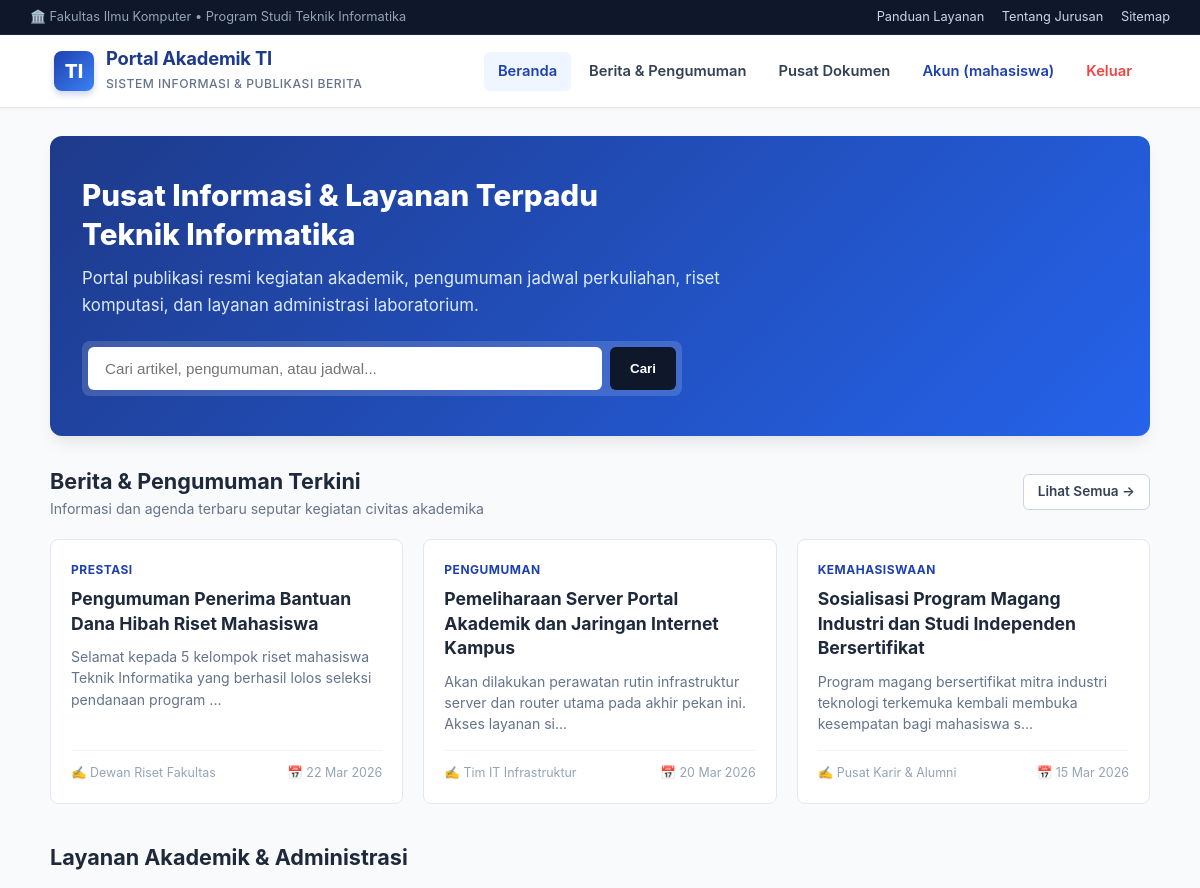
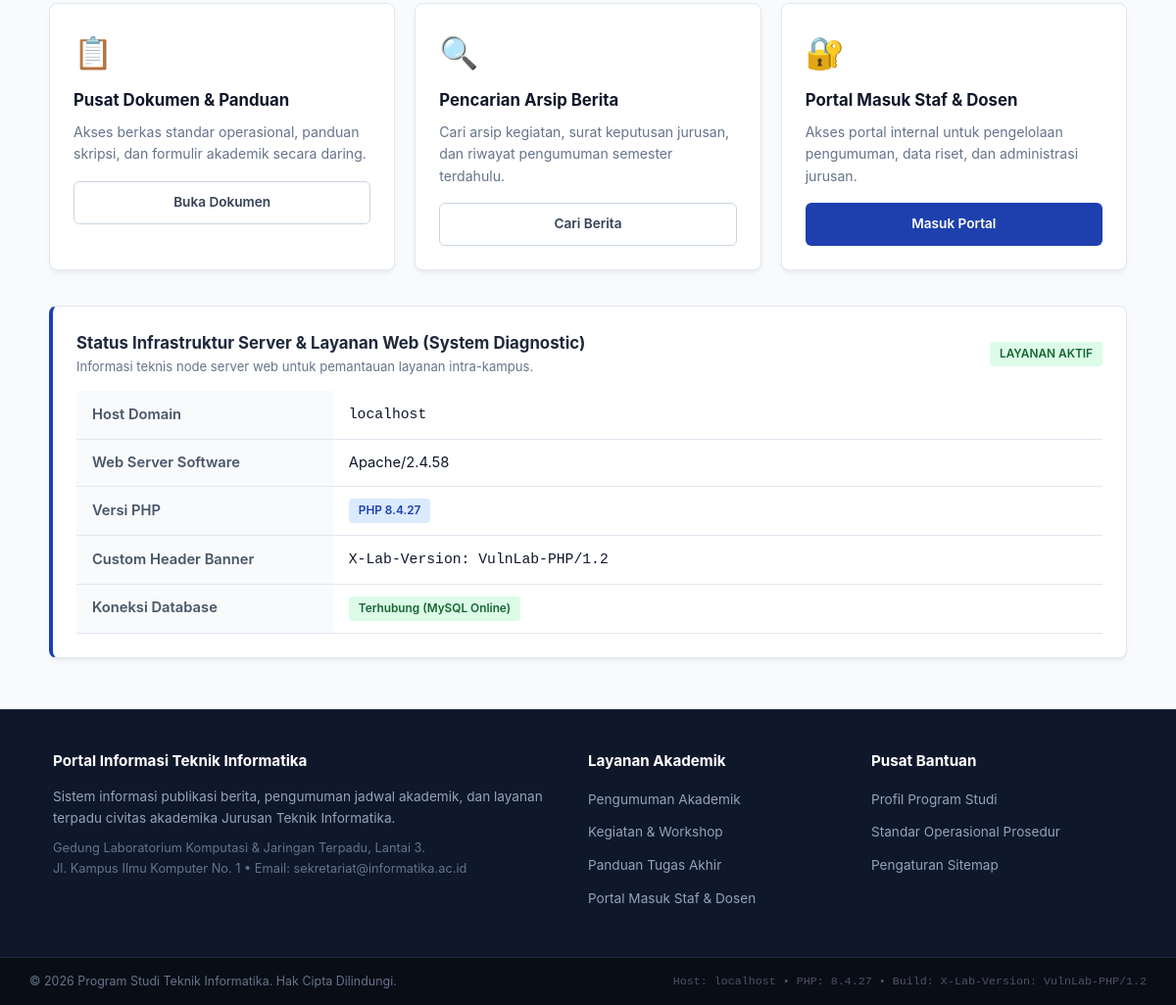
/ (signed in), run on the app's committed database (2 pictures, top to bottom).
### tables this page shows
CREATE TABLE IF NOT EXISTS `posts` (
  `id` int(11) NOT NULL AUTO_INCREMENT,
  `title` varchar(255) NOT NULL,
  `category` varchar(100) NOT NULL,
  `content` text NOT NULL,
  `author` varchar(100) NOT NULL,
  `created_at` datetime NOT NULL DEFAULT CURRENT_TIMESTAMP,
  PRIMARY KEY (`id`)
);

### config.php (called while the page is built, shortened)
<?php
$db_host = "sql309.infinityfree.com";
$db_user = "if0_43275167";
$db_pass = "dvF8Yzj0QkT5jp";
$db_name = "if0_43275167_vulnlab";
try {
    $conn = @mysqli_connect($db_host, $db_user, $db_pass, $db_name);
    if ($conn) {
        $db_connected = true;
    } else {
        $db_connected = false;
        $db_error_message = mysqli_connect_error();
    }
} catch (Exception $e) {
    $db_connected = false;
    $db_error_message = $e->getMessage();
}
?>

### index.php (the view, shortened to what this page needs)
<?php
require_once __DIR__ . '/header.php';
$recent_posts = [];
if ($db_connected) {
    $res = @mysqli_query($conn, "SELECT id, title, category, content, author, created_at FROM posts ORDER BY id DESC LIMIT 3");
    if ($res) {
        while ($row = mysqli_fetch_assoc($res)) {
            $recent_posts[] = $row;
        }
    }
}
?>
<div class="container">
    <section class="hero-banner">
        <h2>Pusat Informasi & Layanan Terpadu<br>Teknik Informatika</h2>
        <p>
            Portal publikasi resmi kegiatan akademik, pengumuman jadwal perkuliahan, riset komputasi, dan layanan administrasi laboratorium.
        </p>
        <form action="search.php" method="GET" class="hero-search-box">
            <input type="text" name="q" class="hero-search-input" placeholder="Cari artikel, pengumuman, atau jadwal...">
            <button type="submit" class="btn-search">Cari</button>
        </form>
    </section>
    <section style="margin-bottom: 36px;">
        <div style="display: flex; justify-content: space-between; align-items: center; margin-bottom: 18px;">
            <div>
                <h3 style="font-size: 1.35rem; font-weight: 700; color: #1e293b;">Berita & Pengumuman Terkini</h3>
                <p style="color: var(--text-muted); font-size: 0.88rem;">Informasi dan agenda terbaru seputar kegiatan civitas akademika</p>
            </div>
            <a href="search.php" class="btn btn-outline" style="font-size: 0.85rem; padding: 6px 14px;">Lihat Semua &rarr;</a>
        </div>
        <?php if (!empty($recent_posts)): ?>
            <div class="grid-3">
                <?php foreach ($recent_posts as $post): ?>
                    <article class="news-card">
                        <div class="news-card-body">
                            <span class="news-category"><?= htmlspecialchars($post['category']); ?></span>
                            <h4 class="news-title"><?= htmlspecialchars($post['title']); ?></h4>
                            <p class="news-snippet">
                                <?= htmlspecialchars(mb_strimwidth($post['content'], 0, 110, "...")); ?>
                            </p>
                            <div class="news-meta">
                                <span>✍️ <?= htmlspecialchars($post['author']); ?></span>
                                <span>📅 <?= date('d M Y', strtotime($post['created_at'])); ?></span>
                            </div>
                        </div>
                    </article>
                <?php endforeach; ?>
            </div>
        <?php else: ?>
            <div class="alert alert-info">
                Belum ada artikel yang dimuat. Hubungkan database untuk melihat berita terbaru.
            </div>
        <?php endif; ?>
    </section>
    <section style="margin-bottom: 36px;">
        <h3 style="font-size: 1.35rem; font-weight: 700; color: #1e293b; margin-bottom: 16px;">Layanan Akademik & Administrasi</h3>
        <div class="grid-3">
            <div class="card" style="margin-bottom: 0;">
                <div style="font-size: 2rem; margin-bottom: 10px;">📋</div>
                <h4 style="font-size: 1.05rem; font-weight: 700; margin-bottom: 8px;">Pusat Dokumen & Panduan</h4>
                <p style="color: var(--text-muted); font-size: 0.88rem; margin-bottom: 16px;">
                    Akses berkas standar operasional, panduan skripsi, dan formulir akademik secara daring.
                </p>
                <a href="view.php?page=panduan_layanan.txt" class="btn btn-outline" style="font-size: 0.85rem; width: 100%;">Buka Dokumen</a>
            </div>
            <div class="card" style="margin-bottom: 0;">
                <div style="font-size: 2rem; margin-bottom: 10px;">🔍</div>
                <h4 style="font-size: 1.05rem; font-weight: 700; margin-bottom: 8px;">Pencarian Arsip Berita</h4>
                <p style="color: var(--text-muted); font-size: 0.88rem; margin-bottom: 16px;">
                    Cari arsip kegiatan, surat keputusan jurusan, dan riwayat pengumuman semester terdahulu.
                </p>
                <a href="search.php" class="btn btn-outline" style="font-size: 0.85rem; width: 100%;">Cari Berita</a>
            </div>
            <div class="card" style="margin-bottom: 0;">
                <div style="font-size: 2rem; margin-bottom: 10px;">🔐</div>
                <h4 style="font-size: 1.05rem; font-weight: 700; margin-bottom: 8px;">Portal Masuk Staf & Dosen</h4>
                <p style="color: var(--text-muted); font-size: 0.88rem; margin-bottom: 16px;">
                    Akses portal internal untuk pengelolaan pengumuman, data riset, dan administrasi jurusan.
                </p>
                <a href="login.php" class="btn btn-primary" style="font-size: 0.85rem; width: 100%;">Masuk Portal</a>
            </div>
        </div>
    </section>
    <section class="card" style="background: #ffffff; border-left: 4px solid var(--primary);">
        <div class="card-header" style="border-bottom: none; margin-bottom: 0; padding-bottom: 0;">
            <div>
                <h4 style="font-size: 1.05rem; font-weight: 700; color: #1e293b;">
                    Status Infrastruktur Server & Layanan Web (System Diagnostic)
                </h4>
                <p style="color: var(--text-muted); font-size: 0.82rem;">
                    Informasi teknis node server web untuk pemantauan layanan intra-kampus.
                </p>
            </div>
            <span class="badge badge-green">LAYANAN AKTIF</span>
        </div>
        <div class="table-responsive" style="margin-top: 14px;">
            <table>
                <tbody>
                    <tr>
                        <th style="width: 25%;">Host Domain</th>
                        <td><code><?= htmlspecialchars($_SERVER['HTTP_HOST'] ?? 'localhost'); ?></code></td>
                    </tr>
                    <tr>
                        <th>Web Server Software</th>
                        <td><?= htmlspecialchars($_SERVER['SERVER_SOFTWARE'] ?? 'Apache / LiteSpeed'); ?></td>
                    </tr>
                    <tr>
                        <th>Versi PHP</th>
                        <td><span class="badge badge-blue">PHP <?= htmlspecialchars(phpversion()); ?></span></td>
                    </tr>
                    <tr>
                        <th>Custom Header Banner</th>
                        <td><code>X-Lab-Version: VulnLab-PHP/1.2</code></td>
                    </tr>
                    <tr>
                        <th>Koneksi Database</th>
                        <td>
                            <?php if ($db_connected): ?>
                                <span class="badge badge-green">Terhubung (MySQL Online)</span>
                            <?php else: ?>
                                <span class="badge" style="background:#fee2e2; color:#b91c1c;">Belum Terhubung</span>
                            <?php endif; ?>
                        </td>
                    </tr>
                </tbody>
            </table>
        </div>
    </section>
</div>
<?php require_once __DIR__ . '/footer.php'; ?>

### header.php (style rules this page uses)
:root { --primary: #1e40af; --primary-dark: #1e3a8a; --primary-light: #3b82f6; --accent: #0ea5e9; --bg-page: #f8fafc; --bg-card: #ffffff; --text-main: #0f172a; --text-muted: #64748b; --border: #e2e8f0; --radius: 8px; --shadow: 0 4px 6px -1px rgba(0, 0, 0, 0.05), 0 2px 4px -2px rgba(0, 0, 0, 0.05); --shadow-lg: 0 10px 15px -3px rgba(0, 0, 0, 0.08), 0 4px 6px -4px rgba(0, 0, 0, 0.04); --font-sans: -apple-system, BlinkMacSystemFont, "Segoe UI", Roboto, "Helvetica Neue", Arial, sans-serif; --font-mono: SFMono-Regular, Consolas, "Liberation Mono", Menlo, monospace; }
* { box-sizing: border-box; margin: 0; padding: 0; }
body { background-color: var(--bg-page); color: var(--text-main); font-family: var(--font-sans); line-height: 1.6; min-height: 100vh; display: flex; flex-direction: column; }
.container { max-width: 1140px; width: 100%; margin: 28px auto; padding: 0 20px; flex: 1; }
.card { background: var(--bg-card); border: 1px solid var(--border); border-radius: var(--radius); padding: 24px; box-shadow: var(--shadow); margin-bottom: 24px; }
.card-header { display: flex; justify-content: space-between; align-items: center; border-bottom: 1px solid var(--border); padding-bottom: 14px; margin-bottom: 18px; }
.hero-banner { background: linear-gradient(135deg, #1e3a8a 0%, #2563eb 100%); color: #ffffff; border-radius: 12px; padding: 40px 32px; margin-bottom: 28px; box-shadow: var(--shadow-lg); position: relative; overflow: hidden; }
.hero-banner h2 { font-size: 1.85rem; font-weight: 800; margin-bottom: 12px; line-height: 1.3; }
.hero-banner p { font-size: 1.05rem; color: #dbeafe; max-width: 680px; margin-bottom: 22px; }
.hero-search-box { display: flex; gap: 8px; max-width: 600px; background: rgba(255, 255, 255, 0.15); padding: 6px; border-radius: 8px; backdrop-filter: blur(4px); }
.hero-search-input { flex: 1; padding: 12px 16px; border-radius: 6px; border: 1px solid rgba(255, 255, 255, 0.3); background: #ffffff; font-size: 0.95rem; outline: none; }
.btn-search { background-color: #0f172a; color: #ffffff; border: none; padding: 12px 20px; border-radius: 6px; font-weight: 600; cursor: pointer; transition: background 0.2s; }
.grid-3 { display: grid; grid-template-columns: repeat(auto-fit, minmax(320px, 1fr)); gap: 20px; }
.news-card { background: #ffffff; border: 1px solid var(--border); border-radius: 8px; overflow: hidden; display: flex; flex-direction: column; transition: transform 0.2s, box-shadow 0.2s; }
.news-card-body { padding: 20px; flex: 1; display: flex; flex-direction: column; }
.news-category { font-size: 0.75rem; font-weight: 700; text-transform: uppercase; color: var(--primary); letter-spacing: 0.5px; margin-bottom: 8px; }
.news-title { font-size: 1.1rem; font-weight: 700; color: #1e293b; margin-bottom: 10px; line-height: 1.4; }
.news-snippet { font-size: 0.88rem; color: var(--text-muted); margin-bottom: 16px; flex: 1; line-height: 1.5; }
.news-meta { font-size: 0.78rem; color: #94a3b8; border-top: 1px solid #f1f5f9; padding-top: 12px; display: flex; justify-content: space-between; }
.btn { display: inline-block; padding: 10px 20px; font-size: 0.92rem; font-weight: 600; text-decoration: none; border-radius: 6px; border: 1px solid transparent; cursor: pointer; transition: all 0.2s; text-align: center; }
.btn-primary { background-color: var(--primary); color: #ffffff; }
.btn-outline { background-color: #ffffff; color: #334155; border: 1px solid #cbd5e1; }
.badge { display: inline-block; padding: 3px 10px; font-size: 0.74rem; font-weight: 600; border-radius: 4px; }
.badge-blue { background: #dbeafe; color: #1e40af; }
.badge-green { background: #dcfce7; color: #166534; }
.table-responsive { overflow-x: auto; }
table { width: 100%; border-collapse: collapse; font-size: 0.92rem; text-align: left; }
th, td { padding: 12px 16px; border-bottom: 1px solid var(--border); }
th { background-color: #f8fafc; color: #475569; font-weight: 600; }

### data on the page
posts: category "PRESTASI", title "Pengumuman Penerima Bantuan Dana Hibah Riset Mahasiswa", content "Selamat kepada 5 kelompok riset mahasiswa Teknik Informatika yang berhasil lolos seleksi pendanaan program ...", author "Dewan Riset Fakultas", created_at "22 Mar 2026"
posts: category "PENGUMUMAN", title "Pemeliharaan Server Portal Akademik dan Jaringan Internet Kampus", content "Akan dilakukan perawatan rutin infrastruktur server dan router utama pada akhir pekan ini. Akses layanan si...", author "Tim IT Infrastruktur", created_at "20 Mar 2026"
posts: category "KEMAHASISWAAN", title "Sosialisasi Program Magang Industri dan Studi Independen Bersertifikat", content "Program magang bersertifikat mitra industri teknologi terkemuka kembali membuka kesempatan bagi mahasiswa s...", author "Pusat Karir & Alumni", created_at "15 Mar 2026"

### other printed values
$logged_user['username'] "mahasiswa"
$_SERVER['HTTP_HOST'] "localhost"
$_SERVER['SERVER_SOFTWARE'] "Apache/2.4.58"
phpversion() "8.4.27"
